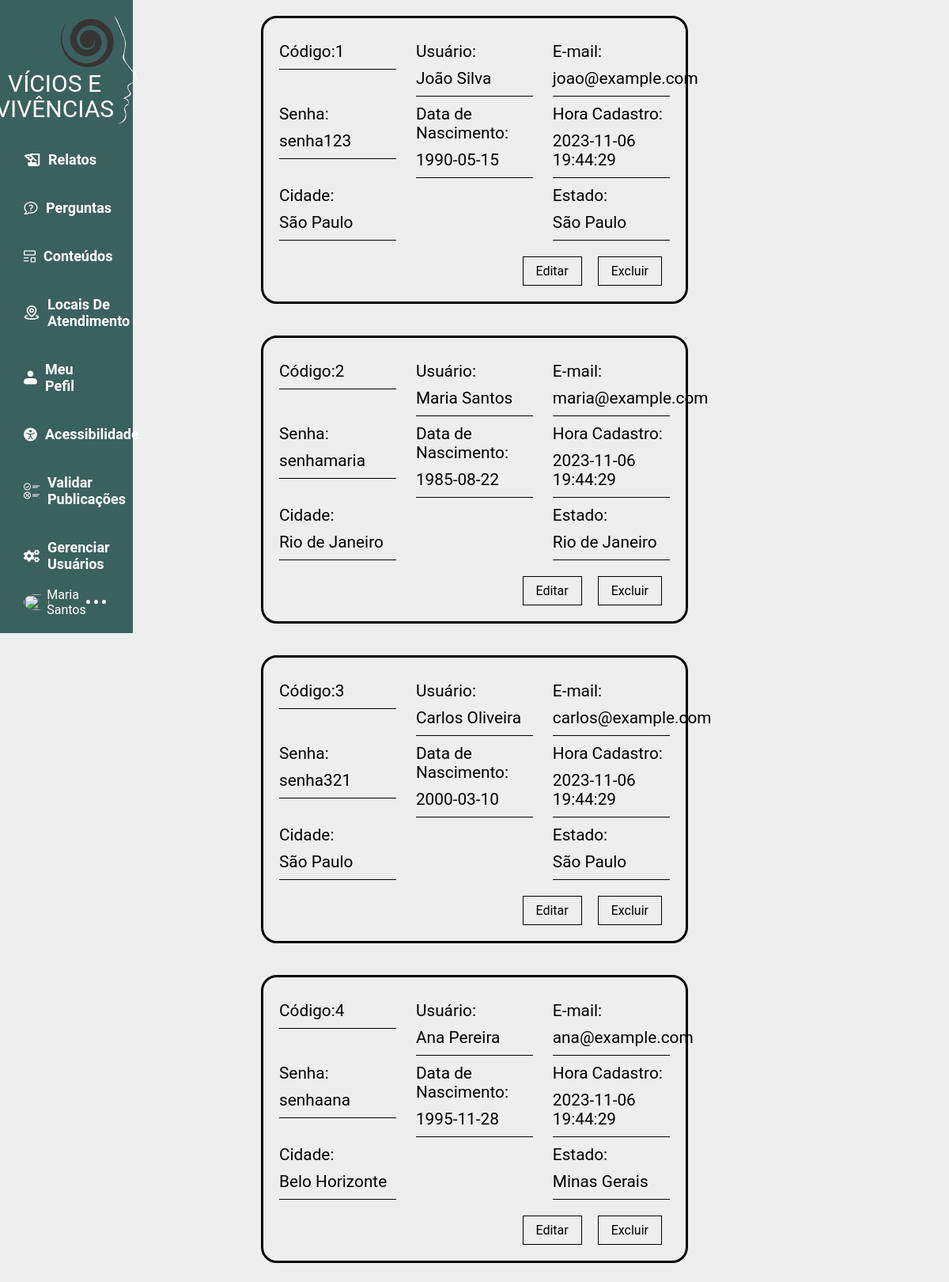
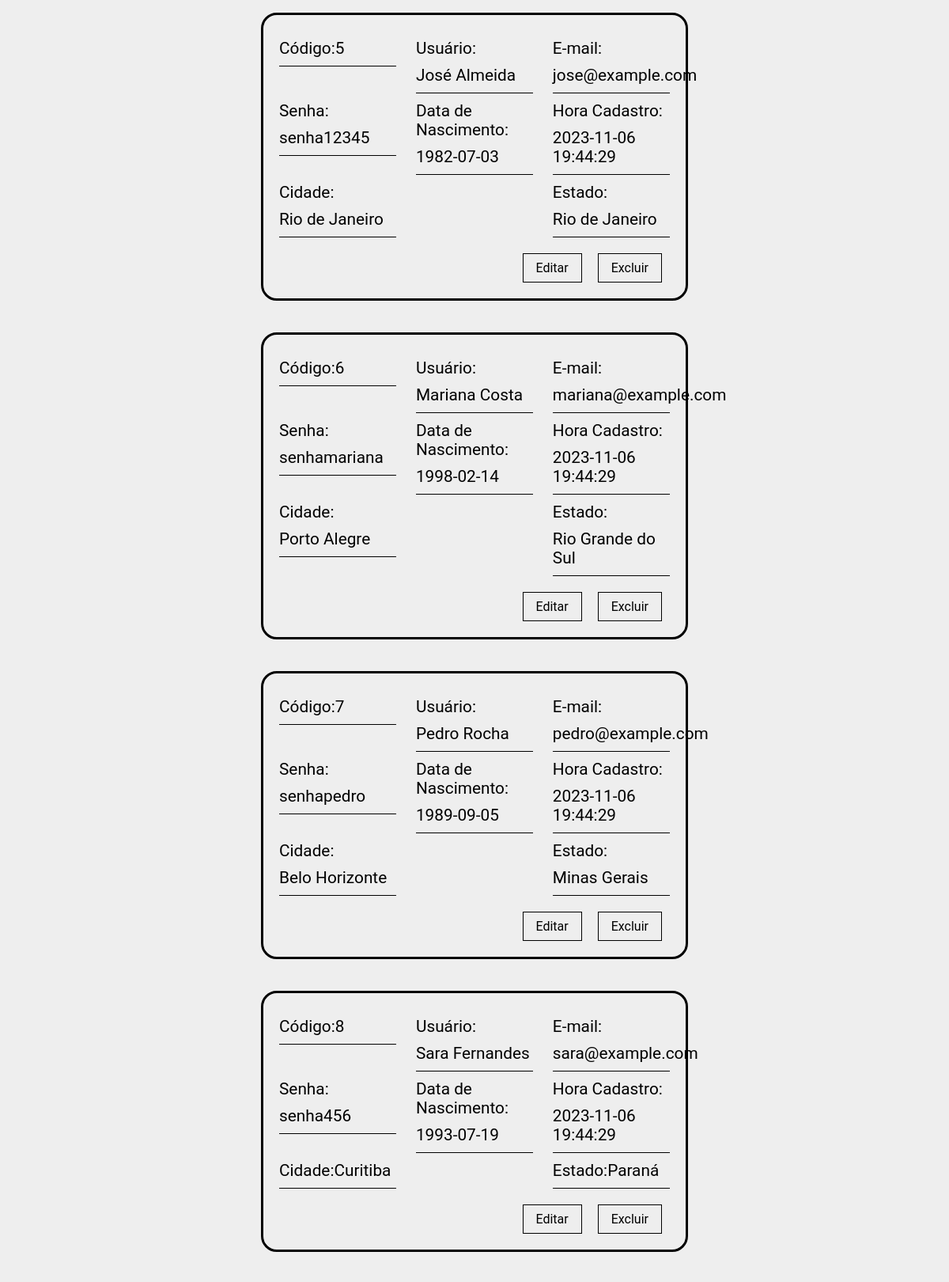
Screenshot of /gerenciarUsuarios/usuarios.php (signed in, upper part) with the database file from the repository (2 pictures, top to bottom).
### tables this page shows
create table tb_usuarios(
	cod_usuario int primary key,
    nome_usuario varchar(100) not null,
    email varchar(100) not null,
    senha_hash varchar(100) not null,
    data_nascimento date not null,
    data_hora_cadastro datetime not null,
    cod_cidade int not null,
    cod_tipo_usuario int not null,
    foreign key (cod_cidade) references tb_cidades(cod_cidade) ON DELETE CASCADE,
    foreign key (cod_tipo_usuario) references tb_tipos_usuario(cod_tipo_usuario) ON DELETE CASCADE
);

create table tb_cidades(
	cod_cidade int primary key,
    nome_cidade varchar(50) not null,
    cod_estado int not null,
    foreign key (cod_estado) references tb_estados(cod_estado) ON DELETE CASCADE
);

create table tb_estados(
	cod_estado int primary key,
    sigla char(2) not null,
    nome_estado varchar(50) not null
);

### functions/crudFunc.php (called while the page is built, shortened)
<?php
    function selectFromDb (mysqli $conn, string $atributos, string $tabela, string $condicao = null,  string $grupo = null, string $ordena = null, int $limita = null) {
        try {
            $sql = "SELECT $atributos FROM $tabela ";
            if ($condicao !== null) {
                $sql .= "WHERE $condicao ";
            }
            if ($ordena !== null) {
                $sql .= "ORDER BY $ordena ";
            }
            $result = mysqli_query($conn, $sql);
            $resultCheck = mysqli_num_rows( $result );
            if ($resultCheck > 0) {
                return $result;
            } else {
                return false;
            }
        } catch (Exception $e) {
            error_log($e);
            echo "Erro ao consultar Banco: " . $e->getMessage();
        }
    }
?>

### gerenciarUsuarios/usuarios.php (the view, shortened to what this page needs)
<?php
    include('../functions/index.php');
?>
<!DOCTYPE html>
<html lang="pt-BR">
<head>
    <link rel="stylesheet" href="../style.css">
    <link rel="stylesheet" href="./usuarios.css">
</head>
<body >
    <?php
        createHeader($_SESSION['tipo_usuario'],$_SESSION['nome_usuario']);
    ?>
    <main class="container">
        <div class="usuarios-area">
            <?php
                $res = selectFromDb(
                    conn: $conn,
                    atributos: 'u.cod_usuario as Código,
                    u.nome_usuario as Usuário,
                    u.email as `E-mail`, u.senha_hash as Senha,
                    u.data_nascimento as `Data de Nascimento`,
                    u.data_hora_cadastro as `Hora Cadastro`,
                    c.nome_cidade as Cidade,
                    e.nome_estado as Estado',
                    tabela: 'tb_usuarios u, tb_cidades c, tb_estados e',
                    condicao: '(u.cod_cidade = c.cod_cidade AND c.cod_estado = e.cod_estado)',
                    ordena: '(Código)'
                );
                if ($res) {
                    while($row = mysqli_fetch_assoc($res)) {
                        echo "
                        <div class='card-usuario'>
                            <div class='usuario-info'>";
                                foreach ($row as $key => $value) {
                                    echo "
                                        <div class='card-usuario-item'>
                                            <p class='item-linha'>$key: </p>
                                            <p class='item-linha'>$value</p>
                                        </div>
                                    ";
                                };
                            echo "
                            </div>
                            <div class='btn-usuarios-area'>
                                <a href='#' class='btn-usuarios'>Editar</a >
                                <a href='?cod_usuario={$row['Código']}&usuario={$row['Usuário']}&esconde='' class='btn-usuarios'>Excluir</a >
                            </div>";
                        echo "
                        </div>
                        ";
                    }
                } else {
                    return 'Nenhum registro encontrado';
                };
            ?>
        </div>
    </main>
</body>
</html>

### functions/createHeader.php (shortened to what this page needs)
<?php
function createHeader(string $tipo, string $nome='') {
    $links = [
        ["../relatos/relatos.php", "../img/iconeMenuNav/iconeRelato","Relatos"],
        ["../perguntas/perguntas.php", "../img/iconeMenuNav/iconePerguntas","Perguntas"],
        ["../paginasConteudo/paginaConteudo.php", "../img/iconeMenuNav/iconeConteudos","Conteúdos"],
        ["../locaisAtendimento/locaisAtendimento.php", "../img/iconeMenuNav/iconeLocaisAtend","Locais De Atendimento"],
        ["../meuPerfil/meuPerfil.php", "../img/iconeMenuNav/iconeMeuPerfil","Meu Pefil"],
        ["../locaisAtendimento/locaisAtendimento.php", "../img/iconeMenuNav/iconeAcessibilidade","Acessibilidade"],
    ];
    if ($tipo <= 2) {
        array_push($links, ["../validarPublicacoes/validarPublicacoes.php", "../img/iconeMenuNav/iconeValidarPublicacoes","Validar Publicações"]);
        if ($tipo == 1) {
            array_push($links, ["../gerenciarUsuarios/usuarios.php",  "../img/iconeMenuNav/iconeGerenciarUsuarios","Gerenciar Usuários"]);
        };
    }
    echo "
        <header>
            <div class='logo-header'>
                <div class='texto-simbolo'>
                    <div class=simbolo>
                        <img src='../img/logo/simbolo.png' alt=''>
                    </div>
                    <div class='texto'>
                        <p>Vícios E</p>
                        <p>Vivências</p>
                    </div>
                </div>
                <div class='rosto'>
                    <img src='../img/logo/rosto.png' alt=''>
                </div>
            </div>
            <nav>
                <ul class='nav-list'>";
                    foreach ($links as $link) {
                        echo "<li class='list-item'>
                            <a href='{$link[0]}'>
                                <div class='icone'> <img src='{$link[1]}.png' alt=''> </div>
                                <div class='texto'> {$link[2]} </div>
                            </a>
                        </li>";
                    }
            echo "</ul>
            </nav>
            <div class='perfil-menu-nav'>
                <div class='item-perfil'> <img src='https://encrypted-tbn0.gstatic.com/images?q=tbn:ANd9GcSCu9WdinxWc7EOwkm-nBtKcoAfX3OwWi_Z-yfAgHo&s' alt=''> </div>
                <div class='item-perfil'> $nome </div>
                <div class='item-perfil '>
                    <a href='#' onclick='criaCardOpPerfil()'  class='opcoes-perfil'>
                        <div class='pontinho'></div>
                    </a>
                </div>
            </div>
            <div class='card-opcoes esconde'>
                <ul>
                    <li><a href='#'>Meu Perfil</a></li>
                    <li><a href='#'>Mais</a></li>
                    <li><a href='../sair.php' style='color: red;'>Sair</a></li>
                </ul>
            </div>
        </header>
    ";
}
?>

### style.css (style rules this page uses)
* { margin: 0; padding: 0; box-sizing: border-box; }
body { background-color: #EEEEEE; font-size: 16px; font-family: 'Hind Guntur', sans-serif; font-family: 'Roboto', sans-serif; }
header { position: fixed; top: 0; left: 0; padding: 20px 30px; width: 14%; height: 100vh; display: flex; flex-direction: column; justify-content: space-between; color: white; background-color: #3B615E; }
.logo-header { align-items: center; justify-content: center; display: flex; flex-direction: row; }
.logo-header .texto-simbolo { display: flex; flex-direction: column; align-items: end; }
.logo-header .texto { display: flex; flex-direction: column; align-items: center; text-transform: uppercase; font-size: 1.875rem; line-height: 105%; padding-top: 5px; }
nav { height: 68%; }
.nav-list { display: flex; flex-direction: column; align-items: start; list-style: none; height: 100%; width: 100%; font-size: 1.125rem; }
.list-item { display: flex; flex-direction: row; width: 70%; margin-bottom: 40px; }
.list-item a { display: flex; align-items: center; color: white; text-decoration: none; font-weight: 600; width: 100%; transition: .3s; }
.list-item a .icone { padding-right: 10px; }
.perfil-menu-nav { display: flex; flex-direction: row; align-items: center; justify-content: space-between; }
.item-perfil { display: flex; align-items: center; justify-content: center; width: 30%; }
.item-perfil img { width: 100%; border-radius: 50%; }
.opcoes-perfil { display: flex; align-items: center; justify-content: center; flex-direction: row; padding: 10px; }
.pontinho { width: 5px; height: 5px; background-color: white; margin: 0 5px; border-radius: 50%; }
.opcoes-perfil::after, .opcoes-perfil::before { content: ''; width: 5px; height: 5px; background-color: white; border-radius: 50%; }
.container { width: 56.25%; margin: 0 auto; }

### gerenciarUsuarios/usuarios.css (style rules this page uses)
.usuarios-area { display: flex; flex-direction: column; justify-content: center; align-items: center; flex-wrap: wrap; }
.card-usuario { display: flex; flex-direction: column; justify-content: space-around; width: 80%; margin: 20px 0; font-size: 1.3rem; padding: 20px; border: 3px solid black; border-radius: 20px; }
.usuario-info { display: flex; flex-wrap: wrap; justify-content: space-between; align-items: start; }
.card-usuario-item { display: flex; flex-wrap: wrap; border-bottom: 1px solid; padding: 5px 0; width: 30%; }
.item-linha { padding: 5px 0; }
.btn-usuarios-area { display: flex; align-items: end; justify-content: end; margin-top: 20px; }
.btn-usuarios { cursor: pointer; font-size: 1rem; margin: 0 10px; padding: 8px 16px; text-decoration: none; color: black; border: 1px solid black; }

### rows the page displays
tb_usuarios: key "Código", cod_usuario "1", key "Usuário", nome_usuario "João Silva", key "E-mail", email "joao@example.com", key "Senha", senha_hash "senha123", key "Data de Nascimento", data_nascimento "1990-05-15", key "Hora Cadastro", data_hora_cadastro "2023-11-06 19:44:29", key "Cidade", cod_cidade.nome_cidade "São Paulo", key "Estado", tb_estados.nome_estado "São Paulo"
tb_usuarios: key "Código", cod_usuario "2", key "Usuário", nome_usuario "Maria Santos", key "E-mail", email "maria@example.com", key "Senha", senha_hash "senhamaria", key "Data de Nascimento", data_nascimento "1985-08-22", key "Hora Cadastro", data_hora_cadastro "2023-11-06 19:44:29", key "Cidade", cod_cidade.nome_cidade "Rio de Janeiro", key "Estado", tb_estados.nome_estado "Rio de Janeiro"
tb_usuarios: key "Código", cod_usuario "3", key "Usuário", nome_usuario "Carlos Oliveira", key "E-mail", email "carlos@example.com", key "Senha", senha_hash "senha321", key "Data de Nascimento", data_nascimento "2000-03-10", key "Hora Cadastro", data_hora_cadastro "2023-11-06 19:44:29", key "Cidade", cod_cidade.nome_cidade "São Paulo", key "Estado", tb_estados.nome_estado "São Paulo"
tb_usuarios: key "Código", cod_usuario "4", key "Usuário", nome_usuario "Ana Pereira", key "E-mail", email "ana@example.com", key "Senha", senha_hash "senhaana", key "Data de Nascimento", data_nascimento "1995-11-28", key "Hora Cadastro", data_hora_cadastro "2023-11-06 19:44:29", key "Cidade", cod_cidade.nome_cidade "Belo Horizonte", key "Estado", tb_estados.nome_estado "Minas Gerais"
tb_usuarios: key "Código", cod_usuario "5", key "Usuário", nome_usuario "José Almeida", key "E-mail", email "jose@example.com", key "Senha", senha_hash "senha12345", key "Data de Nascimento", data_nascimento "1982-07-03", key "Hora Cadastro", data_hora_cadastro "2023-11-06 19:44:29", key "Cidade", cod_cidade.nome_cidade "Rio de Janeiro", key "Estado", tb_estados.nome_estado "Rio de Janeiro"
tb_usuarios: key "Código", cod_usuario "6", key "Usuário", nome_usuario "Mariana Costa", key "E-mail", email "mariana@example.com", key "Senha", senha_hash "senhamariana", key "Data de Nascimento", data_nascimento "1998-02-14", key "Hora Cadastro", data_hora_cadastro "2023-11-06 19:44:29", key "Cidade", cod_cidade.nome_cidade "Porto Alegre", key "Estado", tb_estados.nome_estado "Rio Grande do Sul"
tb_usuarios: key "Código", cod_usuario "7", key "Usuário", nome_usuario "Pedro Rocha", key "E-mail", email "pedro@example.com", key "Senha", senha_hash "senhapedro", key "Data de Nascimento", data_nascimento "1989-09-05", key "Hora Cadastro", data_hora_cadastro "2023-11-06 19:44:29", key "Cidade", cod_cidade.nome_cidade "Belo Horizonte", key "Estado", tb_estados.nome_estado "Minas Gerais"
tb_usuarios: key "Código", cod_usuario "8", key "Usuário", nome_usuario "Sara Fernandes", key "E-mail", email "sara@example.com", key "Senha", senha_hash "senha456", key "Data de Nascimento", data_nascimento "1993-07-19", key "Hora Cadastro", data_hora_cadastro "2023-11-06 19:44:29", key "Cidade", cod_cidade.nome_cidade "Curitiba", key "Estado", tb_estados.nome_estado "Paraná"

### other values shown
$link[2] "Relatos"
$link[2] "Perguntas"
$link[2] "Conteúdos"
$link[2] "Locais De Atendimento"
$link[2] "Meu Pefil"
$link[2] "Acessibilidade"
$link[2] "Validar Publicações"
$link[2] "Gerenciar Usuários"
$nome "Maria Santos"
